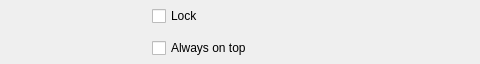
<?xml version="1.0" encoding="UTF-8"?>
<ui version="4.0">
 <class>ScreenCfger</class>
 <widget class="QFrame" name="ScreenCfger">
  <property name="geometry">
   <rect>
    <x>0</x>
    <y>0</y>
    <width>480</width>
    <height>64</height>
   </rect>
  </property>
  <widget class="QCheckBox" name="lock">
   <property name="geometry">
    <rect>
     <x>152</x>
     <y>0</y>
     <width>91</width>
     <height>32</height>
    </rect>
   </property>
   <property name="text">
    <string>Lock</string>
   </property>
  </widget>
  <widget class="QCheckBox" name="top">
   <property name="geometry">
    <rect>
     <x>152</x>
     <y>32</y>
     <width>141</width>
     <height>32</height>
    </rect>
   </property>
   <property name="text">
    <string>Always on top</string>
   </property>
  </widget>
 </widget>
 <resources/>
 <connections/>
</ui>
